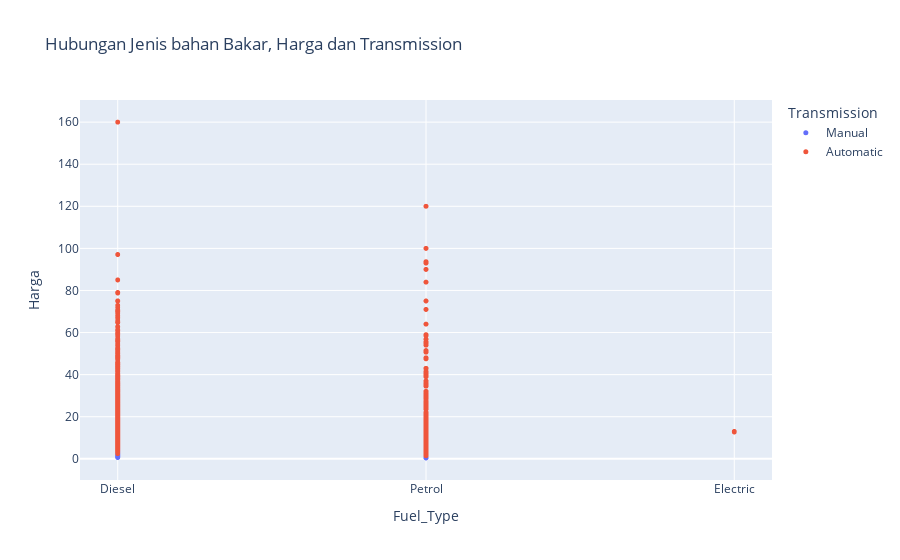

The cell this chart's notebook holds for it:
### Markdown cell above
Informasi: merek Mobil Cukup berpengaruh terhadap harga jual mobil tersebut.

### Code cell
fig = px.scatter(df, x='Fuel_Type', y='Price', color='Transmission',
                 labels={'Fuel_Type	': 'Jenis Bahan Bakar', 'Price': 'Harga', 'Transmission': 'Transmission'},
                 title='Hubungan Jenis bahan Bakar, Harga dan Transmission')

fig.update_traces(
    marker=dict(size=5),
    selector=dict(mode='markers')
)

fig.show()

### Figure 1 — Plotly figure (JSON) as saved in the notebook; plotly's stock layout.template omitted (floating-point values rounded to 4 significant figures; data arrays with more than 128 entries replaced by an {"elided": "..."} marker saying what was removed)
{"data": [{"hovertemplate": "Transmission=Manual<br>Fuel_Type=%{x}<br>Harga=%{y}<extra></extra>", "legendgroup": "Manual", "marker": {"color": "#636efa", "size": 5, "symbol": "circle"}, "mode": "markers", "name": "Manual", "showlegend": true, "type": "scattergl", "x": {"elided": "4233 str values"}, "xaxis": "x", "y": {"elided": "4233 float values"}, "yaxis": "y"}, {"hovertemplate": "Transmission=Automatic<br>Fuel_Type=%{x}<br>Harga=%{y}<extra></extra>", "legendgroup": "Automatic", "marker": {"color": "#EF553B", "size": 5, "symbol": "circle"}, "mode": "markers", "name": "Automatic", "showlegend": true, "type": "scattergl", "x": {"elided": "1720 str values"}, "xaxis": "x", "y": {"elided": "1720 float values"}, "yaxis": "y"}], "layout": {"legend": {"title": {"text": "Transmission"}, "tracegroupgap": 0}, "title": {"text": "Hubungan Jenis bahan Bakar, Harga dan Transmission"}, "xaxis": {"anchor": "y", "domain": [0, 1], "title": {"text": "Fuel_Type"}}, "yaxis": {"anchor": "x", "domain": [0, 1], "title": {"text": "Harga"}}}}
